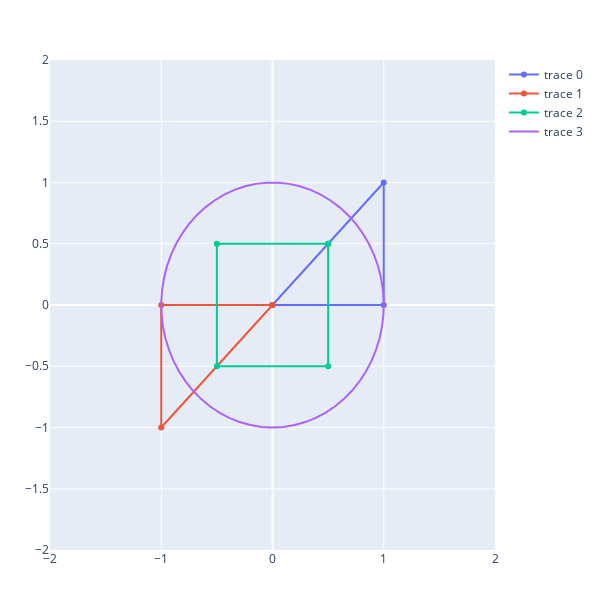

Notebook cell for this chart:
### Code cell
function plotgeometry(D::DiagramDual; kwargs...)
    map(plotgeometry,D.p)
end

 layout = Layout(
    xaxis = attr(range = [-2, 2]),
    yaxis = attr(range = [-2, 2]),
    width = 600,
    height = 600
)


plot(plotgeometry(D),layout)
